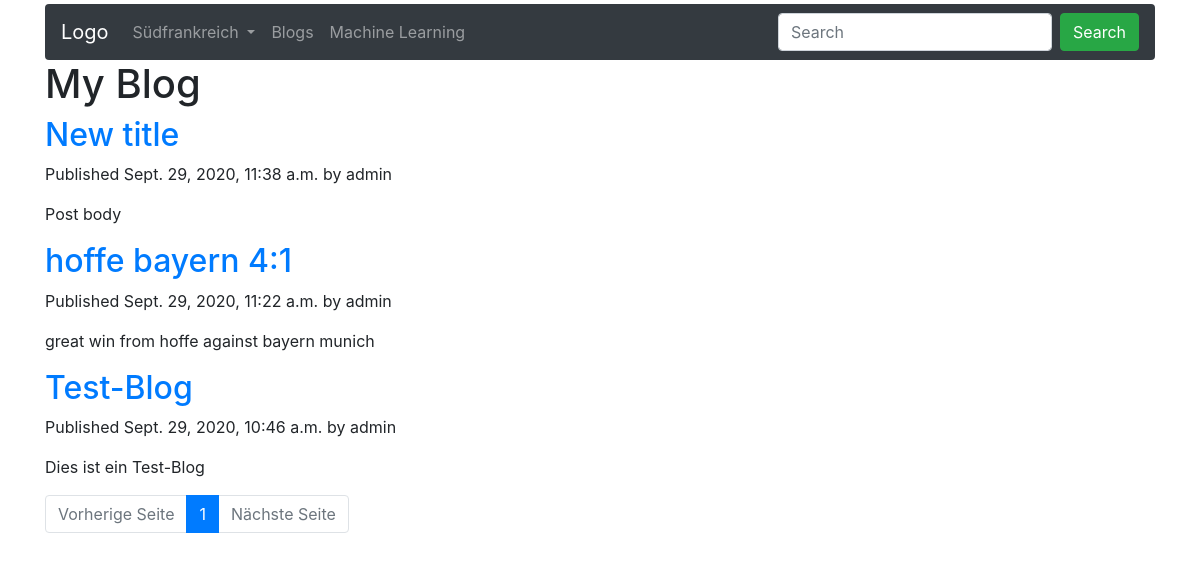
The page /blog/?page=2 on the database as committed earlier.
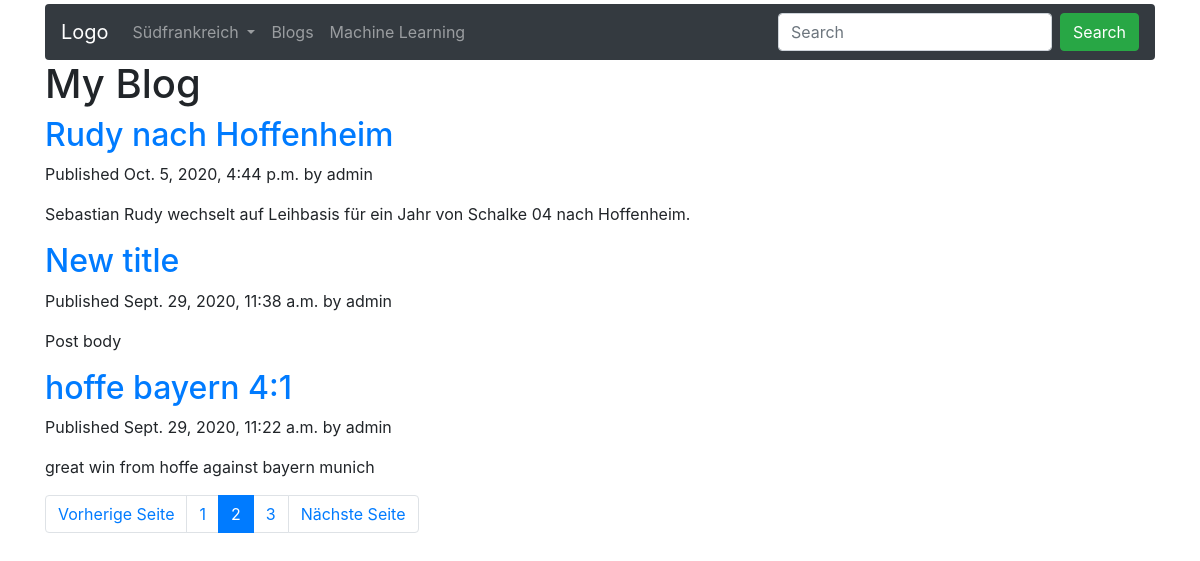
The same page on the database as committed later.
### blog/models.py (models this page shows, shortened)
class Post (models.Model):
    STATUS_CHOICES = (('draft','Draft'),('published','Published'),)
    title = models.CharField(max_length=250)
    slug = models.SlugField(max_length=250, unique_for_date='publish')
    author = models.ForeignKey(User, on_delete=models.CASCADE, related_name='blog_posts')
    body = models.TextField()
    publish = models.DateTimeField(default=timezone.now)
    created = models.DateTimeField(auto_now_add=True)
    updated = models.DateTimeField(auto_now=True)
    status = models.CharField(max_length=10, choices=STATUS_CHOICES,default='draft')
    objects = models.Manager()
    published = PublishedManager()
    class Meta:
        ordering = ('-publish',)
    def get_absolute_url(self):
        return reverse('blog:post_detail',args=[self.publish.year,self.publish.month,self.publish.day, self.slug])

### blog/views.py (the view)
# urls.py: path('',views.post_list,name='post_list'),
def post_list(request):
    object_list = Post.published.all()
    paginator = Paginator(object_list, 3) # 3 posts per page
    page = request.GET.get('page')
    try:
        posts = paginator.page(page)
    except PageNotAnInteger:
        posts = paginator.page(1)
    except EmptyPage:
        posts = paginator.page(paginator.num_pages)
    return render (request,'blog/post/list.html',{'page':page,'posts':posts})

### blog/models.py (called while the page is built)
    def get_queryset(self):
        return super(PublishedManager,self).get_queryset().filter(status='published')

### blog/templates/blog/post/list.html (shortened to what this page needs)
{% extends "basis.html" %}
{% block content %}
  <h1>My Blog</h1>
  {% for post in posts %}
    <h2>
      <a href="{{ post.get_absolute_url }}">
        {{ post.title }}
      </a>
    </h2>
    <p class="date">
      Published {{ post.publish }} by {{ post.author }}
    </p>
    {{ post.body|truncatewords:30|linebreaks }}
  {% endfor %}
{% with page=posts %}
{% include "pagination.html" %}
{% endwith %}
{% endblock %}

Rows that differ between the two databases and show on the page:
no longer on this page (row unchanged): Post: title "Test-Blog", publish "Sept. 29, 2020, 10:46 a.m.", author "admin", body "Dies ist ein Test-Blog"
added Post: title "Rudy nach Hoffenheim", publish "Oct. 5, 2020, 4:44 p.m.", author "admin", body "Sebastian Rudy wechselt auf Leihbasis für ein Jahr von Schalke 04 nach Hoffenheim."
Other text that changed with them:
list line gone: "1"
new list line: "1"
new list line: "2"
new list line: "3"
